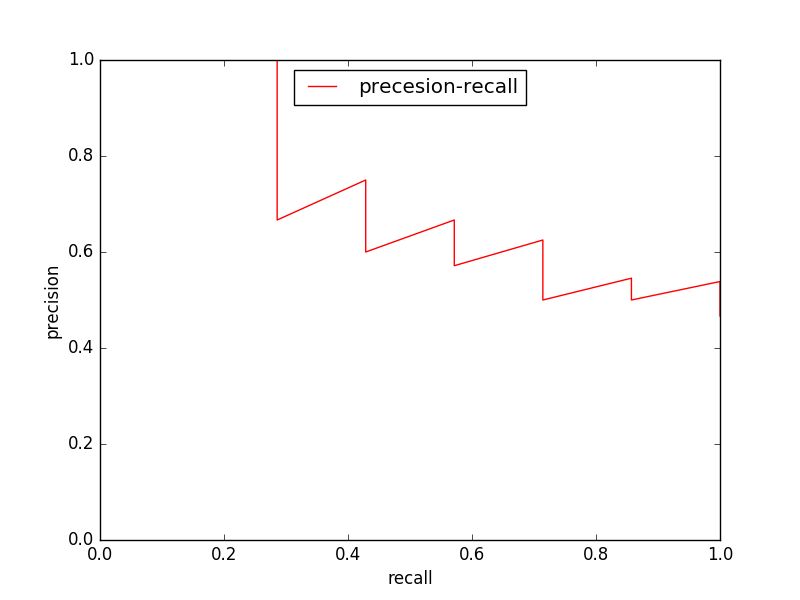

Generate this figure with Python:
#!/usr/bin/env python3
# ===========================================================
#                     Group - Gamma                         =
# ===========================================================
# Mohammad Nizam Uddin                                      =
# Md. Shohel Ahamad                                         =
# MD Jakaria Nawaz                                          =
# Shreya Chatterjee                                         =
# ===========================================================

import matplotlib.pyplot as plt
from evaluation import MyRankedRetrievalSystem
from evaluation import MyExpertJury
#from evaluation import precision_at_k

def precision_at_k(Aq, G, k):
    """Calculates the precision@k for a given query."""
    Aq      = Aq[0:k]
    Aq      = set(Aq)
    Aq_I_G  = set.intersection(Aq, G)
    return ((len(Aq_I_G))/len(Aq))

def recall_at_k(Aq, G, k):
    Aq      = Aq[0:k]
    Aq      = set(Aq)
    Aq_I_G  = set.intersection(Aq, G)
    return (len(Aq_I_G)/len(G))

if __name__ == '__main__':
    query = input('Write the query words: ')
    #once in a blue moon
    results = MyRankedRetrievalSystem.exec_query(query)
    gold_standard = MyExpertJury.gold_standard_for_query(query)

    prec_at_k_list = []
    reca_at_k_list = []
    k_length       = len(results)

    for index in range(k_length):
        prec_at_k_list.append(precision_at_k(results, gold_standard, index+1))
        reca_at_k_list.append(recall_at_k(results, gold_standard, index+1))

    print(prec_at_k_list)
    print(reca_at_k_list)
    plt.plot(reca_at_k_list, prec_at_k_list, color='red', label="precesion-recall")
    plt.legend(loc='upper center')
    plt.ylabel('precision')
    plt.xlabel('recall')
    plt.xlim(0,1)
    plt.ylim(0,1)
    plt.savefig('precision_recall_graph.png')
    #plt.show()
